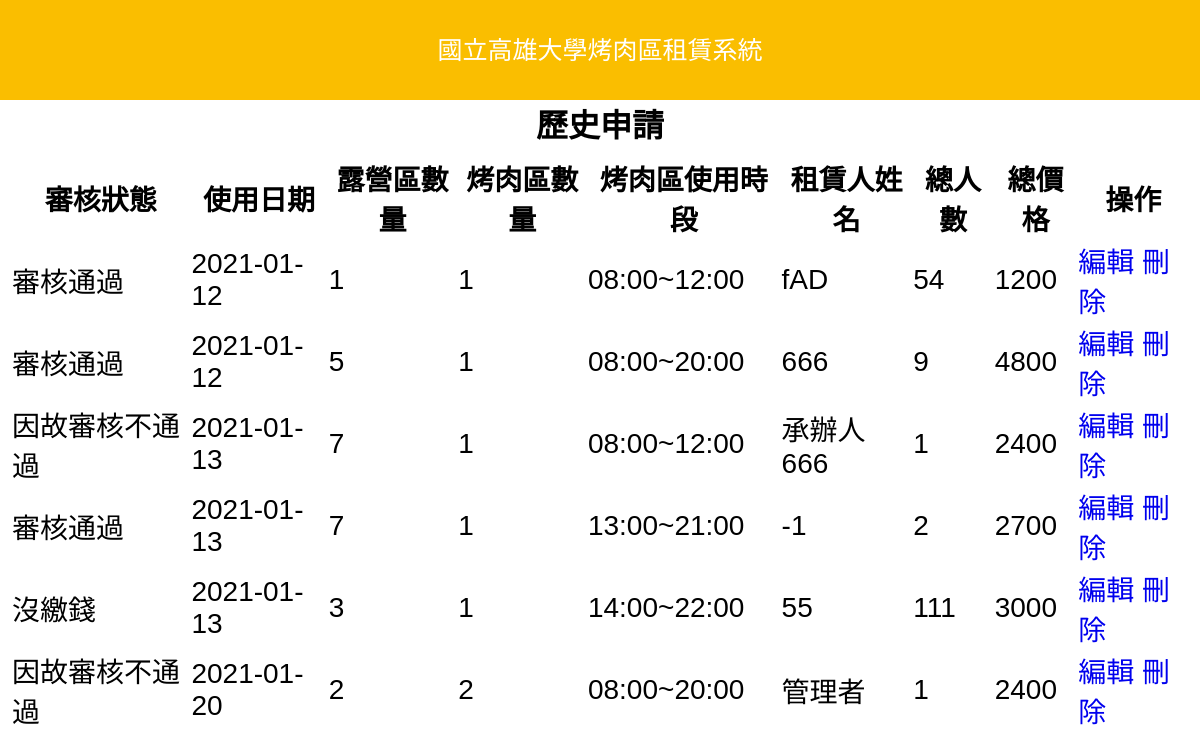
The app's page /historyApply.php with its own data.
### tables this page shows
CREATE TABLE `renter_af` (
  `af_id` varchar(50) NOT NULL,
  `undertaker_account` varchar(20) NOT NULL,
  `renter_account` varchar(20) NOT NULL,
  `applicant` varchar(20) NOT NULL,
  `people_quantity` int(11) NOT NULL,
  `time_stamp` datetime NOT NULL,
  `bbq_quantity` int(11) NOT NULL,
  `camp_quantity` int(11) NOT NULL,
  `sum_price` int(11) NOT NULL,
  `payoff_status` int(11) NOT NULL,
  `use_date` datetime NOT NULL,
  `af_type` int(11) NOT NULL
);

CREATE TABLE `bbq_af` (
  `af_id` varchar(50) NOT NULL,
  `time_start` datetime NOT NULL,
  `time_end` datetime NOT NULL
);

### historyApply.php (the view, shortened to what this page needs)
<!DOCTYPE html>
<html lang="en">
<head>
    <link rel="stylesheet" href="css/main.css">
</head>
<body>
    <?
    if(1){
?>
    <header>
        <a href="index.php">國立高雄大學烤肉區租賃系統</a>
    </header>
    <div class="container">
        <div class="historyApplyArea">
            <h1>歷史申請</h1>
            <table>
                <thead>
                <tr>
                    <th>審核狀態</th>
                    <th>使用日期</th>
                    <th>露營區數量</th>
                    <th>烤肉區數量</th>
                    <th>烤肉區使用時段</th>
                    <th>租賃人姓名</th>
                    <th>總人數</th>
                    <th>總價格</th>
                    <th>操作</th>
                </tr>
                </thead>
                <tbody>
                <?
                    $result=mysql_query
                    ("
                        SELECT *
                        FROM `renter_af` NATURAL JOIN `bbq_af`
                        ORDER BY `use_date`,`time_start`"
                    );
                    while ($row = mysql_fetch_assoc($result))
                    {
                ?>
                    <tr>
                    <td>
                    <?
                        if($row['payoff_status']==0) echo "沒繳錢";
                        else if($row['payoff_status']==1) echo "審核通過";
                        else if($row['payoff_status']==2) echo "因故審核不通過";
                    ?>
                    </td>
                    <td>
                    <?
                        $str=$row['use_date'];
                        $time=new DateTime("$str");
                        echo $time->format("Y-m-d");
                    ?>
                    </td>
                    <td>
                    <?
                        echo $row['camp_quantity'];
                    ?>
                    </td>
                    <td>
                    <?
                        echo $row['bbq_quantity'];
                    ?>
                    </td>
                    <td>
                    <?
                        $str=$row['time_start'];
                        $time=new DateTime("$str");
                        echo $time->format("H:i");
                        echo "~";
                        $str=$row['time_end'];
                        $time=new DateTime("$str");
                        echo $time->format("H:i");
                    ?>
                    </td>
                    <td>
                    <?
                        echo $row['applicant'];
                    ?>
                    </td>
                    <td>
                    <?
                        echo $row['people_quantity'];
                    ?>
                    </td>
                    <td>
                    <?
                        echo $row['sum_price'];
                    ?>
                    </td>
                    <td>
                        <a href="editApply.php?af_id=xxx">編輯</a>
                        <a href="editApply.php?af_id=xxx">刪除</a>
                    </td>
                </tr>
                <?
                }
                ?>
            </table>
        </div>
    </div>
    <?
    }
    else
    {
        echo "您尚未登入。";
        echo '<meta http-equiv=REFRESH CONTENT=1;url=index.php>';
    }
?>
</body>
</html>

### css/main.css (style rules this page uses)
* { -webkit-box-sizing: border-box; box-sizing: border-box; padding: 0; margin: 0; font-family: 'Noto Sans TC', sans-serif; }
header { background-color: #fabe00; width: 100%; height: 100px; line-height: 50px; text-align: center; }
body { min-width: 620px; }
a { text-decoration: none; }
header a { text-decoration: none; color: #fff; font-size: 25px; line-height: 100px; }
.container h1 { text-align: center; }
table { font-size: 28px; padding: 10px; margin: 0 auto; }

### records on screen
renter_af: payoff_status "審核通過", use_date "2021-01-12", camp_quantity "1", bbq_quantity "1", bbq_af.time_start "08:00", bbq_af.time_end "12:00", applicant "fAD", people_quantity "54", sum_price "1200"
renter_af: payoff_status "審核通過", use_date "2021-01-12", camp_quantity "5", bbq_quantity "1", bbq_af.time_start "08:00", bbq_af.time_end "20:00", applicant "666", people_quantity "9", sum_price "4800"
renter_af: payoff_status "因故審核不通過", use_date "2021-01-13", camp_quantity "7", bbq_quantity "1", bbq_af.time_start "08:00", bbq_af.time_end "12:00", applicant "承辦人666", people_quantity "1", sum_price "2400"
renter_af: payoff_status "審核通過", use_date "2021-01-13", camp_quantity "7", bbq_quantity "1", bbq_af.time_start "13:00", bbq_af.time_end "21:00", applicant "-1", people_quantity "2", sum_price "2700"
renter_af: payoff_status "沒繳錢", use_date "2021-01-13", camp_quantity "3", bbq_quantity "1", bbq_af.time_start "14:00", bbq_af.time_end "22:00", applicant "55", people_quantity "111", sum_price "3000"
renter_af: payoff_status "因故審核不通過", use_date "2021-01-20", camp_quantity "2", bbq_quantity "2", bbq_af.time_start "08:00", bbq_af.time_end "20:00", applicant "管理者", people_quantity "1", sum_price "2400"
